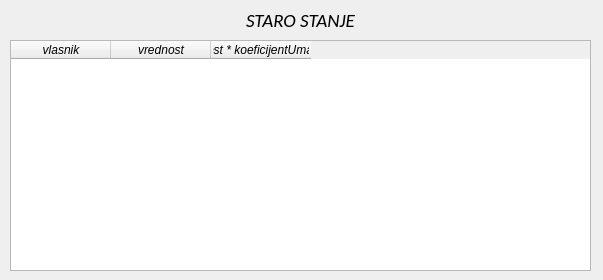
<?xml version="1.0" encoding="UTF-8"?>
<ui version="4.0">
 <class>staroStanje</class>
 <widget class="QWidget" name="staroStanje">
  <property name="geometry">
   <rect>
    <x>0</x>
    <y>0</y>
    <width>603</width>
    <height>280</height>
   </rect>
  </property>
  <property name="minimumSize">
   <size>
    <width>603</width>
    <height>280</height>
   </size>
  </property>
  <property name="font">
   <font>
    <italic>true</italic>
   </font>
  </property>
  <property name="windowTitle">
   <string>Staro Stanje</string>
  </property>
  <widget class="QTableWidget" name="tableStaroStanje">
   <property name="geometry">
    <rect>
     <x>10</x>
     <y>40</y>
     <width>581</width>
     <height>231</height>
    </rect>
   </property>
   <property name="sizePolicy">
    <sizepolicy hsizetype="Expanding" vsizetype="Expanding">
     <horstretch>58</horstretch>
     <verstretch>0</verstretch>
    </sizepolicy>
   </property>
   <property name="minimumSize">
    <size>
     <width>581</width>
     <height>231</height>
    </size>
   </property>
   <column>
    <property name="text">
     <string>vlasnik</string>
    </property>
   </column>
   <column>
    <property name="text">
     <string>vrednost</string>
    </property>
   </column>
   <column>
    <property name="text">
     <string>[vrednost * koeficijentUmanjenja]</string>
    </property>
   </column>
  </widget>
  <widget class="QLabel" name="label">
   <property name="geometry">
    <rect>
     <x>10</x>
     <y>10</y>
     <width>581</width>
     <height>21</height>
    </rect>
   </property>
   <property name="font">
    <font>
     <family>Calibri</family>
     <pointsize>14</pointsize>
     <weight>50</weight>
     <bold>false</bold>
    </font>
   </property>
   <property name="text">
    <string>STARO STANJE</string>
   </property>
   <property name="textFormat">
    <enum>Qt::AutoText</enum>
   </property>
   <property name="alignment">
    <set>Qt::AlignCenter</set>
   </property>
  </widget>
 </widget>
 <resources/>
 <connections/>
</ui>
